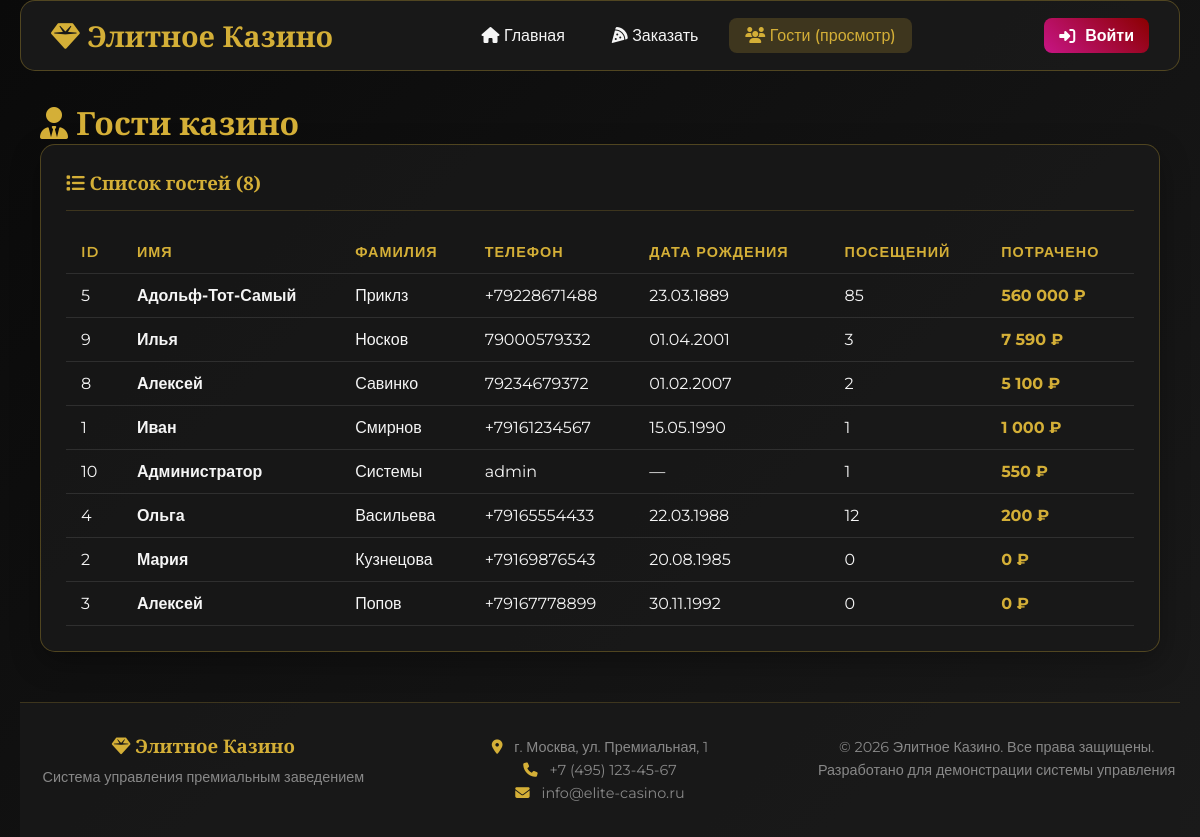
Screenshot of /guests.php with the database file from the repository.
### tables this page shows
CREATE TABLE `guests` (
  `id` int(11) NOT NULL COMMENT 'Уникальный идентификатор гостя',
  `first_name` varchar(50) NOT NULL COMMENT 'Имя гостя',
  `last_name` varchar(50) NOT NULL COMMENT 'Фамилия гостя',
  `birth_date` date DEFAULT NULL,
  `document_number` varchar(50) DEFAULT NULL COMMENT 'Номер документа',
  `phone` varchar(20) DEFAULT NULL COMMENT 'Контактный телефон\r\n',
  `visits_count` int(11) DEFAULT 0 COMMENT 'Количество посещений заведения',
  `total_spent` decimal(10,2) DEFAULT 0.00 COMMENT 'Общая сумма потраченных средств',
  `registration_date` datetime DEFAULT current_timestamp() COMMENT 'Дата первой регистрации в системе'
);

### config.php (called while the page is built, shortened)
<?php
function isGuest() {
    return !isset($_SESSION['user_id']) || $_SESSION['role'] == 'guest';
}
function escape($data) {
    return htmlspecialchars($data, ENT_QUOTES, 'UTF-8');
}
?>

### guests.php (the view, shortened to what this page needs)
<?php
require_once 'config.php';
require_once 'header.php';
$guests = [];
try {
    $stmt = $pdo->query("SELECT * FROM guests ORDER BY total_spent DESC");
    $guests = $stmt->fetchAll();
} catch (PDOException $e) {
    $error = 'Ошибка загрузки данных: ' . $e->getMessage();
}
?>
<div class="container">
    <h1><i class="fas fa-user-tie"></i> Гости казино</h1>
    <div class="card">
        <div class="card-header">
            <h3><i class="fas fa-list"></i> Список гостей (<?php echo count($guests); ?>)</h3>
        </div>
        <div class="card-body">
            <?php if (count($guests) > 0): ?>
            <div class="table-responsive">
                <table class="data-table">
                    <thead>
                        <tr>
                            <th>ID</th>
                            <th>Имя</th>
                            <th>Фамилия</th>
                            <th>Телефон</th>
                            <th>Дата рождения</th>
                            <th>Посещений</th>
                            <th>Потрачено</th>
                        </tr>
                    </thead>
                    <tbody>
                        <?php foreach ($guests as $row): ?>
                        <tr>
                            <td><?php echo escape($row['id']); ?></td>
                            <td><strong><?php echo escape($row['first_name']); ?></strong></td>
                            <td><?php echo escape($row['last_name']); ?></td>
                            <td><?php echo escape($row['phone']); ?></td>
                            <td><?php echo $row['birth_date'] ? date('d.m.Y', strtotime($row['birth_date'])) : '—'; ?></td>
                            <td class="text-center"><?php echo escape($row['visits_count']); ?></td>
                            <td class="amount-cell"><?php echo number_format($row['total_spent'], 0, '.', ' '); ?> ₽</td>
                        </tr>
                        <?php endforeach; ?>
                    </tbody>
                </table>
            </div>
            <?php endif; ?>
        </div>
    </div>
</div>
<?php require_once 'footer.php'; ?>

### header.php (shortened to what this page needs)
<!DOCTYPE html>
<html lang="ru">
<head>
    <link rel="stylesheet" href="https://cdnjs.cloudflare.com/ajax/libs/font-awesome/6.4.0/css/all.min.css">
    <link rel="stylesheet" href="style.css">
</head>
<body>
    <div class="container">
        <nav class="main-nav">
            <div class="nav-logo">
                <h1><i class="fas fa-gem"></i> Элитное Казино</h1>
            </div>
            <div class="nav-links">
                <a href="index.php" class="nav-link"><i class="fas fa-home"></i> Главная</a>
                <a href="menu_guest.php" class="nav-link"><i class="fas fa-pizza-slice"></i> Заказать</a>
                <a href="guests.php" class="nav-link"><i class="fas fa-users"></i> Гости (просмотр)</a>
            </div>
            <div class="user-info">
                <?php if (!isGuest()): ?>
                    <span class="user-name">
                        <i class="fas fa-user-circle"></i>
                        <?php echo escape($_SESSION['first_name'] ?? $_SESSION['username'] ?? 'Пользователь'); ?>
                        <?php if (isAdmin()): ?>
                            <span style="color: var(--accent);">(Admin)</span>
                        <?php endif; ?>
                    </span>
                    <a href="logout.php" class="logout-btn">
                        <i class="fas fa-sign-out-alt"></i> Выйти
                    </a>
                <?php else: ?>
                    <a href="login.php" class="btn">
                        <i class="fas fa-sign-in-alt"></i> Войти
                    </a>
                <?php endif; ?>
            </div>
        </nav>

### footer.php (shortened to what this page needs)
        <footer class="footer">
            <div class="footer-content">
                <div class="footer-logo">
                    <h3><i class="fas fa-gem"></i> Элитное Казино</h3>
                    <p>Система управления премиальным заведением</p>
                </div>
                <div class="footer-info">
                    <p><i class="fas fa-map-marker-alt"></i> г. Москва, ул. Премиальная, 1</p>
                    <p><i class="fas fa-phone"></i> +7 (495) 123-45-67</p>
                    <p><i class="fas fa-envelope"></i> info@elite-casino.ru</p>
                </div>
                <div class="footer-copy">
                    <p>&copy; <?php echo date('Y'); ?> Элитное Казино. Все права защищены.</p>
                    <p>Разработано для демонстрации системы управления</p>
                </div>
            </div>
        </footer>
    </div>
</body>
</html>

### style.css (style rules this page uses)
:root { --primary: #8B0000; --secondary: #C71585; --accent: #D4AF37; --dark: #1A1A1A; --light: #F5F5F5; --gray: #333333; --secondary-light: #888; --success: #28a745; --danger: #dc3545; --warning: #ffc107; --info: #17a2b8; }
* { margin: 0; padding: 0; box-sizing: border-box; }
body { font-family: 'Montserrat', sans-serif; background: linear-gradient(135deg, #0a0a0a, #1a1a1a); color: var(--light); min-height: 100vh; }
.container { max-width: 1400px; margin: 0 auto; padding: 0 20px; }
h1, h2, h3, h4 { font-family: 'Cinzel', serif; color: var(--accent); }
a { color: var(--secondary); text-decoration: none; transition: all 0.3s; }
.main-nav { background: rgba(26, 26, 26, 0.95); border-radius: 15px; padding: 15px 30px; margin-bottom: 30px; display: flex; justify-content: space-between; align-items: center; border: 1px solid rgba(212, 175, 55, 0.3); flex-wrap: wrap; gap: 15px; }
.nav-logo h1 { color: var(--accent); font-size: 1.8rem; margin: 0; }
.nav-links { display: flex; gap: 15px; flex-wrap: wrap; }
.nav-link { color: var(--light); font-weight: 500; padding: 8px 16px; border-radius: 8px; transition: all 0.3s; }
.user-info { display: flex; align-items: center; gap: 15px; }
.card { background: rgba(26, 26, 26, 0.8); border-radius: 15px; padding: 25px; margin-bottom: 30px; border: 1px solid rgba(212, 175, 55, 0.3); box-shadow: 0 10px 30px rgba(0, 0, 0, 0.3); }
.card-header { display: flex; justify-content: space-between; align-items: center; margin-bottom: 20px; border-bottom: 1px solid rgba(212, 175, 55, 0.2); padding-bottom: 15px; flex-wrap: wrap; gap: 15px; }
.card-header h3 { margin: 0; }
.btn { display: inline-flex; align-items: center; gap: 10px; background: linear-gradient(45deg, var(--secondary), var(--primary)); color: white; padding: 10px 20px; border-radius: 8px; font-weight: bold; border: none; cursor: pointer; transition: all 0.3s; }
.table-responsive { overflow-x: auto; }
.data-table { width: 100%; border-collapse: collapse; }
.data-table th, .data-table td { padding: 12px 15px; text-align: left; border-bottom: 1px solid rgba(255, 255, 255, 0.1); }
.data-table th { color: var(--accent); font-weight: 600; font-size: 0.9rem; text-transform: uppercase; letter-spacing: 1px; }
.amount-cell { color: var(--accent); font-weight: bold; }
.footer { margin-top: 50px; padding: 30px 0; background: rgba(26, 26, 26, 0.8); border-top: 1px solid rgba(212, 175, 55, 0.2); }
.footer-content { display: grid; grid-template-columns: repeat(auto-fit, minmax(250px, 1fr)); gap: 30px; text-align: center; }
.footer-logo h3 { color: var(--accent); margin-bottom: 10px; }
.footer-logo p, .footer-info p, .footer-copy p { color: var(--secondary-light); font-size: 0.9rem; margin: 5px 0; }
.footer-info i { color: var(--accent); margin-right: 8px; }
.text-center { text-align: center; }
.card { animation: fadeIn 0.5s ease-out; }
.user-info .btn { background: linear-gradient(45deg, var(--secondary), var(--primary)); color: white; padding: 8px 15px; border-radius: 8px; text-decoration: none; transition: all 0.3s; }

### header.php (style rules this page uses)
.user-info { display: flex; align-items: center; gap: 15px; }

### guests.php (style rules this page uses)
.text-center { text-align: center; }

### rows the page displays
guests: id "5", first_name "Адольф-Тот-Самый", last_name "Приклз", phone "+79228671488", birth_date "23.03.1889", visits_count "85", total_spent "560 000"
guests: id "9", first_name "Илья", last_name "Носков", phone "79000579332", birth_date "01.04.2001", visits_count "3", total_spent "7 590"
guests: id "8", first_name "Алексей", last_name "Савинко", phone "79234679372", birth_date "01.02.2007", visits_count "2", total_spent "5 100"
guests: id "1", first_name "Иван", last_name "Смирнов", phone "+79161234567", birth_date "15.05.1990", visits_count "1", total_spent "1 000"
guests: id "10", first_name "Администратор", last_name "Системы", phone "admin", visits_count "1", total_spent "550"
guests: id "4", first_name "Ольга", last_name "Васильева", phone "+79165554433", birth_date "22.03.1988", visits_count "12", total_spent "200"
guests: id "2", first_name "Мария", last_name "Кузнецова", phone "+79169876543", birth_date "20.08.1985", visits_count "0", total_spent "0"
guests: id "3", first_name "Алексей", last_name "Попов", phone "+79167778899", birth_date "30.11.1992", visits_count "0", total_spent "0"

### other values shown
count($guests) "8"
